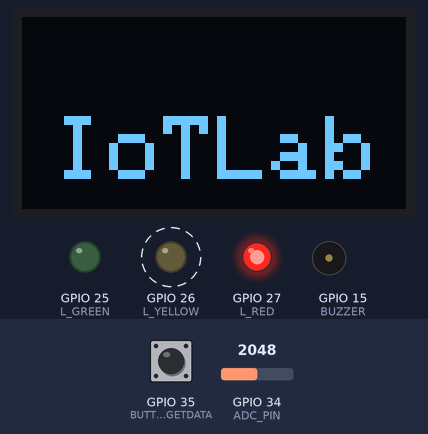
A program run on a simulated ESP32. On the bench: 128×64 one-colour display, output pins drawn as LEDs (lit = HIGH), buzzer (waves = sounding, pin HIGH). Dashed ring = blinking. The inputs (shaded band) are chosen by the test bench; at power-on: GPIO 35 (BUTTON_GETDATA) HIGH, GPIO 34 (ADC_PIN) = 2048. Nothing arrives over Bluetooth unless stated; a phone connects over Bluetooth LE 3 s after start; pins used as bus, display or sensor lines are not drawn; what the program prints to the serial monitor is not drawn.

Above: at 2.2 s.
2.3 s: GPIO 35 (BUTTON_GETDATA) pulled LOW for 0.15 s
At 2.45 s:
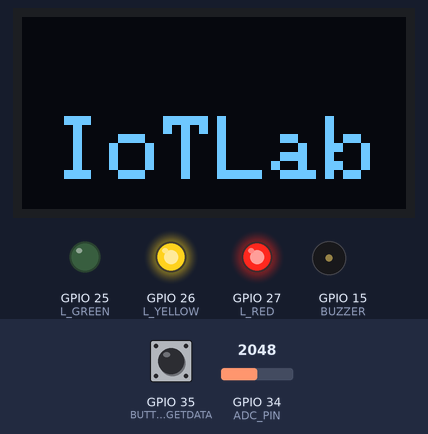
At 5.2 s:
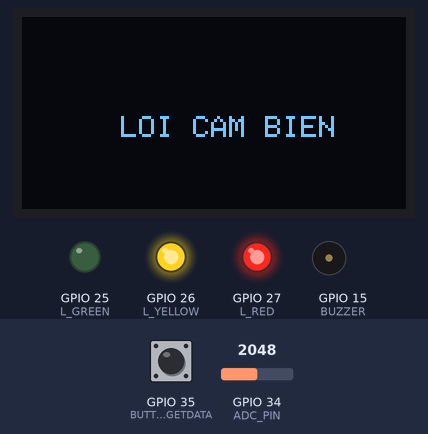
Timing chart, 0 to 6.7 s (numbered marks = the images above; inputs shaded):
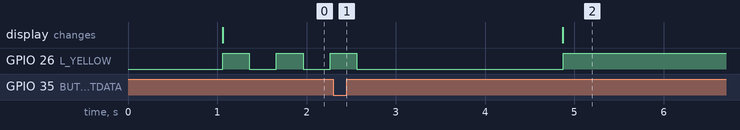

Measured:
- after the input at 2.3 s, the display: changes after 2.6 s (image 2)

The program:

main.cpp
```cpp
#include <Arduino.h>
#include <ModbusMaster.h>
#include "SinkBT.h"
#include "Display.h"

// ================= CONSTANTS & DEFINES =================
// Cấu hình Pin
#define RXD2 16
#define TXD2 17
#define BUTTON_GETDATA 35
#define ADC_PIN 34
#define BUZZER 15
#define SENSOR_POWER 4
#define L_GREEN 25
#define L_YELLOW 26
#define L_RED 27

// Cấu hình Modbus & Cảm biến
#define SENSOR_ID 1
#define MODBUS_BAUDRATE 9600
#define READ_INTERVAL_MS 1000
#define MODBUS_RETRY 3
#define BETWEEN_REQUEST_DELAY_MS 120
#define SENSOR_WARMUP_MS 500

// Thông số ADC (Tránh Magic Numbers)
const int SAMPLE_GETADC = 20;
const float ADC_RESOLUTION = 4095.0;
const float SYSTEM_VOLTAGE = 3.3;
float R1 = 10000.0; // 10k ohms
float R2 = 10000.0; // 10k ohms
const float BAT_MIN = 2.5;
const float BAT_MAX = 4.2;

// ================= GLOBALS & STRUCTS =================
struct SoilData
{
  float moisture;
  float temperature;
  uint16_t ec;
  float ph;
  uint16_t nitrogen;
  uint16_t phosphorus;
  uint16_t potassium;
  uint16_t percent_pin;
  bool valid;
};

SoilData soil = {0, 0, 0, 0, 0, 0, 0, 0, false};

ModbusMaster node;
SinkBT BT;
display dis;

// Cờ hiệu và trạng thái hệ thống
volatile bool isGetDataRequested = false;

// Quản lý thời gian UI
uint32_t buzzerGreenTimer = 0;
bool isBuzzerGreenActive = false;
uint32_t lastYellowToggleTime = 0;
bool yellowLedState = LOW;

// Quản lý trạng thái đọc cảm biến
bool isSensorPowerOn = false;
uint32_t sensorPowerOnTime = 0;

// ================= INTERRUPTS =================
void IRAM_ATTR onGetDataPressed()
{
  isGetDataRequested = true;
}

// ================= HARDWARE & SENSOR FUNCTIONS =================
void readBatteryPercent(SoilData &data)
{
  long sum_mV = 0;
  for (int i = 0; i < SAMPLE_GETADC; i++)
  {
    // Dùng hàm này thay cho analogRead() để triệt tiêu sai số phần cứng
    sum_mV += analogReadMilliVolts(ADC_PIN);
    delay(2);
  }

  // Lấy trung bình giá trị millivolt
  float average_mV = (float)sum_mV / SAMPLE_GETADC;

  // 1. Tính điện áp TẠI CHÂN ADC (Đổi từ mV sang V)
  float adcVoltage = average_mV / 1000.0;

  // 2. TÍNH NGƯỢC RA ĐIỆN ÁP CỦA PIN
  float batVoltage = adcVoltage * ((R1 + R2) / R2);

  // 3. TÍNH PHẦN TRĂM PIN BẰNG HÀM MAP()
  // Nhân 100 để đổi float thành int (VD: 4.2V -> 420, 2.5V -> 250)
  int batVoltageInt = batVoltage * 100;
  int batMinInt = BAT_MIN * 100;
  int batMaxInt = BAT_MAX * 100;

  // Dùng map() để ánh xạ khoảng điện áp (250-420) sang khoảng phần trăm (0-100)
  int percent = map(batVoltageInt, batMinInt, batMaxInt, 0, 100);

  // Dùng constrain() để khóa cứng giá trị không cho vượt ra ngoài 0 - 100
  // (Nếu pin sạc đầy lên 4.25V thì map() sẽ ra 102%, constrain sẽ ép nó về 100%)
  data.percent_pin = constrain(percent, 0, 100);
}

void clearSerial2Buffer()
{
  while (Serial2.available())
  {
    Serial2.read();
  }
}

bool modbusReadHolding(uint16_t startAddress, uint16_t quantity)
{
  // for (uint8_t attempt = 1; attempt <= MODBUS_RETRY; attempt++)
  // {
    clearSerial2Buffer();
    uint8_t result = node.readHoldingRegisters(startAddress, quantity);

    if (result == node.ku8MBSuccess)
      return true;

    Serial.printf("Modbus read failed. Addr: 0x%X, Qty: %d, Err: %d\n",
                  startAddress, quantity, result);
  //   delay(BETWEEN_REQUEST_DELAY_MS);
  // }
  return false;
}

bool readSoilRegisters(SoilData &data)
{
  if (!modbusReadHolding(0x0000, 7))
  {
    data.valid = false;
    return false;
  }

  uint16_t moisture_raw = node.getResponseBuffer(0);
  uint16_t temp_raw = node.getResponseBuffer(1);
  uint16_t ec_raw = node.getResponseBuffer(2);
  uint16_t ph_raw = node.getResponseBuffer(3);

  data.moisture = moisture_raw / 10.0;

  if (temp_raw == 0xFFFF || temp_raw == 0x7FFF)
  {
    data.temperature = -99.9;
  }
  else
  {
    data.temperature = (int16_t)temp_raw / 10.0;
  }

  data.ec = ec_raw;
  data.ph = ph_raw / 100.0; // Dựa theo Datasheet
  data.nitrogen = node.getResponseBuffer(4);
  data.phosphorus = node.getResponseBuffer(5);
  data.potassium = node.getResponseBuffer(6);
  data.valid = true;

  return true;
}

void printSoilData(const SoilData &data)
{
  Serial.println("\n===== SOIL DATA =====");
  if (!data.valid)
  {
    Serial.println("Sensor read failed\n---------------------");
    return;
  }
  Serial.printf("Moisture: %.1f %%\n", data.moisture);
  Serial.printf("Temperature: %.1f C\n", data.temperature);
  Serial.printf("EC: %d uS/cm\n", data.ec);
  Serial.printf("pH: %.2f\n", data.ph);
  Serial.printf("N: %d mg/kg\n", data.nitrogen);
  Serial.printf("P: %d mg/kg\n", data.phosphorus);
  Serial.printf("K: %d mg/kg\n", data.potassium);
  Serial.println("---------------------");
}

// ================= UI & INDICATOR FUNCTIONS =================
void triggerSuccessIndicators()
{
  digitalWrite(BUZZER, HIGH);
  digitalWrite(L_GREEN, HIGH);
  buzzerGreenTimer = millis();
  isBuzzerGreenActive = true;
}

void handleIndicators()
{
  // 1. Xử lý đèn vàng (Bluetooth)
  if (BT.hasClient())
  {
    digitalWrite(L_YELLOW, HIGH);
  }
  else
  {
    if (millis() - lastYellowToggleTime > 300)
    {
      lastYellowToggleTime = millis();
      yellowLedState = !yellowLedState;
      digitalWrite(L_YELLOW, yellowLedState);
    }
  }

  // 2. Xử lý tắt còi & đèn xanh tự động (sau 300ms)
  if (isBuzzerGreenActive && (millis() - buzzerGreenTimer >= 300))
  {
    digitalWrite(BUZZER, LOW);
    digitalWrite(L_GREEN, LOW);
    isBuzzerGreenActive = false;
  }
}

// ================= TASK MANAGERS =================
void processSensorData()
{
  readSoilRegisters(soil);
  readBatteryPercent(soil);

  printSoilData(soil);

  // Cập nhật màn hình
  if (soil.valid)
  {
    triggerSuccessIndicators();
    dis.showdata(soil.moisture, soil.temperature, soil.ec, soil.ph,
                 soil.nitrogen, soil.phosphorus, soil.potassium, soil.percent_pin);
  }
  else
  {
    dis.error();
    Serial.println("[DIS]Cảm biến lỗi!");
  }

  // Gửi Bluetooth
  if (BT.hasClient())
  {
    if (soil.valid)
    {
      BT.SendSoilJson(soil.moisture, soil.temperature, soil.ec, soil.ph,
                      soil.nitrogen, soil.phosphorus, soil.potassium, soil.percent_pin);
    }
    else
    {
      BT.SendErrorJson("sensor_read_failed");
    }
  }
}

void handleSensorTask()
{
  if (!isGetDataRequested)
    return;

  // Bước 1: Cấp nguồn nếu chưa cấp
  if (!isSensorPowerOn)
  {
    digitalWrite(SENSOR_POWER, HIGH);
    sensorPowerOnTime = millis();
    isSensorPowerOn = true;
    Serial.println("Powering sensor, warming up...");
    return; // Thoát hàm để vòng loop tiếp tục chạy, không dùng delay()
  }

  // Bước 2: Chờ khởi động đủ thời gian
  if (millis() - sensorPowerOnTime >= SENSOR_WARMUP_MS)
  {
    processSensorData(); // Thực hiện đọc và xử lý dữ liệu

    // Bước 3: Thu dọn
    digitalWrite(SENSOR_POWER, LOW);
    isSensorPowerOn = false;
    isGetDataRequested = false; // Reset cờ ngắt sau khi hoàn thành toàn bộ
    Serial.println("Reading complete. Sensor powered off.");
  }
}

// ================= MAIN PROGRAM =================
void setup()
{
  Serial.begin(115200);
  delay(1000);

  pinMode(BUZZER, OUTPUT);
  pinMode(SENSOR_POWER, OUTPUT);
  pinMode(L_GREEN, OUTPUT);
  pinMode(L_YELLOW, OUTPUT);
  pinMode(L_RED, OUTPUT);

  // Bật đèn đỏ mặc định báo có điện
  digitalWrite(L_RED, HIGH);

  attachInterrupt(digitalPinToInterrupt(BUTTON_GETDATA), onGetDataPressed, FALLING);

  Serial2.setRxBufferSize(256);
  Serial2.begin(MODBUS_BAUDRATE, SERIAL_8N1, RXD2, TXD2);
  node.begin(SENSOR_ID, Serial2);

  Serial.println("ESP32 Soil Sensor Start - Auto RS485 Module");

  BT.begin("ESP32_SOIL_SENSOR");
  dis.begin();
  dis.logo();
}

void loop()
{
  BT.CheckConnection();

  handleIndicators(); // Chạy ngầm các tác vụ đèn/còi
  handleSensorTask(); // State machine đọc cảm biến
}
```
